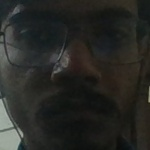
#> input picture project/faces/28_priyansh/1.jpg, 150 x 150 px
$ python -i registerFaces.py   (imports and definitions only)   (older library calls are emulated)
#> lines starting #> are read from the running program, lines starting #| are printed output that depends on the picture
#> further down, picture is the input picture: shape (150, 150, 3); mean B, G, R 36.8, 40.4, 39.6
import sys
import os
import cv2
import mediapipe as mp
import numpy as np


# [1 line not run here, left out]
os.environ['TF_CPP_MIN_LOG_LEVEL'] = '3'


mp_face_detection = mp.solutions.face_detection
# [4 lines that did not run here, left out]

def enhance_face(face_image):


    lab = cv2.cvtColor(face_image, cv2.COLOR_BGR2LAB)
#> lab: shape (150, 150, 3); mean of channels 0, 1, 2 40.1, 126.9, 130.3
    l, a, b = cv2.split(lab)
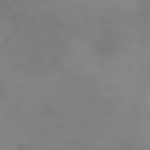
#> b: shape (150, 150); min 122, max 140, mean 130.3
    clahe = cv2.createCLAHE(clipLimit=3.0, tileGridSize=(8,8))
    limg = cv2.merge([clahe.apply(l), a, b])
#> limg: shape (150, 150, 3); mean of channels 0, 1, 2 65.1, 126.9, 130.3
    enhanced = cv2.cvtColor(limg, cv2.COLOR_LAB2BGR)
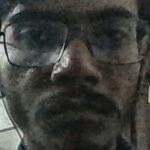
#> enhanced: shape (150, 150, 3); mean B, G, R 58.4, 62.4, 61.6


    kernel = np.array([[-1,-1,-1], [-1,9,-1], [-1,-1,-1]])
    sharpened = cv2.filter2D(enhanced, -1, kernel)
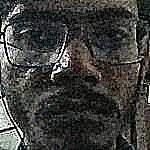
#> sharpened: shape (150, 150, 3); mean B, G, R 59.9, 63.6, 63.1

    return sharpened

# [90 lines left out: functions save_face_image, add_faces, not called in this run]

# [4 lines not run here, left out]

>>> import cv2
>>> picture = cv2.imread('project/faces/28_priyansh/1.jpg')
>>> result = enhance_face(picture)

$ run again, on project/faces/28_priyansh/11.jpg
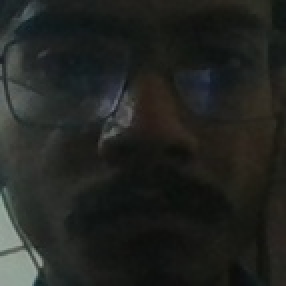
#> input picture project/faces/28_priyansh/11.jpg, 143 x 143 px (shown 2 times larger)
#> picture is the input picture: shape (143, 143, 3); mean B, G, R 33.4, 36.5, 34.3
#> lab: shape (143, 143, 3); mean of channels 0, 1, 2 35.2, 126.5, 129.8
#> limg: shape (143, 143, 3); mean of channels 0, 1, 2 58, 126.5, 129.8
#> in enhance_face, `enhanced = cv2.cvtColor(limg, cv2.COLOR_LAB2BGR)`:
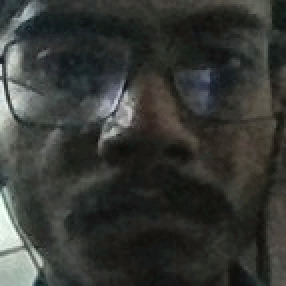
#> enhanced: shape (143, 143, 3) (shown 2 times larger); mean B, G, R 53.1, 56.5, 54.3
#> in enhance_face, `sharpened = cv2.filter2D(enhanced, -1, kernel)`:
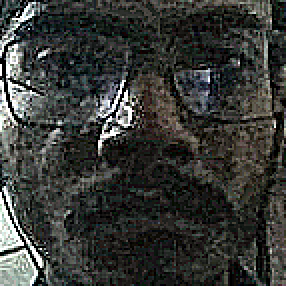
#> sharpened: shape (143, 143, 3) (shown 2 times larger); mean B, G, R 53.9, 57.1, 55.4
